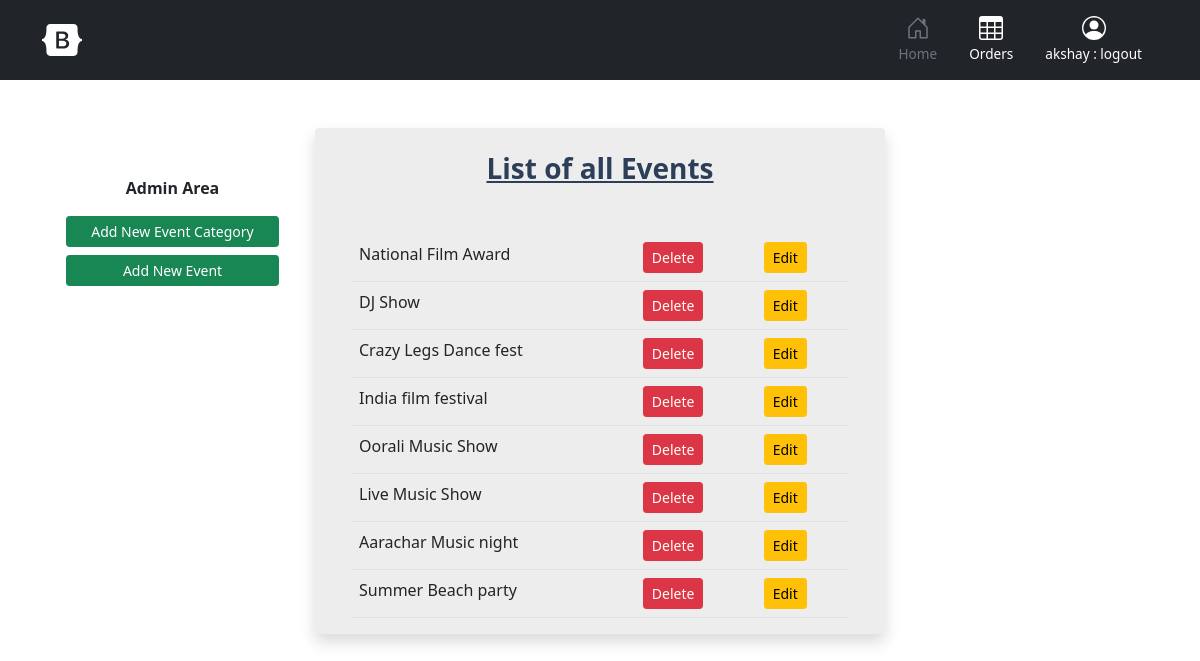
/event/eventedit (signed in), run on the app's committed database.
### event/models.py (models this page shows, shortened)
class Event(models.Model):
    event_name=models.CharField(max_length=100)
    category=models.ForeignKey(EventCategory,on_delete=models.CASCADE)
    team_name=models.CharField(max_length=100,default="No")
    ticket_price=models.IntegerField()
    place=models.CharField(max_length=50)
    time=models.CharField(max_length=50)
    date=models.CharField(max_length=50)
    total_seats=models.IntegerField()
    img=models.ImageField(upload_to='images')

### event/views.py (the view)
# urls.py: path('eventedit',EventEditListAdmin.as_view(),name='eventedit'),
class EventEditListAdmin(TemplateView):
    model = Event
    template_name = 'event/admin_only.html'
    context = {}
    def get(self, request, *args, **kwargs):
        event = self.model.objects.all()
        self.context['events'] = event
        return render(request, self.template_name, self.context)

### event/templates/event/admin_only.html (shortened to what this page needs)
<!DOCTYPE html>
{%extends 'event/base.html'%}
{%block body_block%}
<div class="row">
    <div class="col-12 col-lg-3 mt-5">
        <div class="container">
            <p class="text-center">
                <b>
                Admin Area
                </b>
            </p>
            <div class="d-grid gap-2">
                <a href="{% url 'category' %}" class="btn btn-success btn-sm" >Add New Event Category</a>
                <a href="{% url 'eventcreation' %}" class="btn btn-success btn-sm">Add New Event</a>
            </div>
        </div>
    </div>
    <div class="col-12 col-lg-6  shadow mb-4 rounded" style="background-color:#ededed; ">
        <div class="container">
            <h3 class="mt-4" style="color:#2d3e59">
                <center><b><u> List of all Events </u></b></center>
            </h3>
            <form action="" method="post" class="mt-5">
                <table class="table">
                    {% for event in events %}
                    <tr>
                        <td>
                            {{event.event_name}}
                        </td>
                        <td>
                            <a href="{% url 'deleteeventform' event.id %}" class="btn btn-danger btn-sm">Delete</a>
                        </td>
                        <td>
                            <a href="{% url 'editeventform' event.id %}" class="btn btn-warning btn-sm">Edit</a>
                        </td>
                    </tr>
                    {% endfor %}
                </table>
            </form>
        </div>
    </div>
    <div class="col-12 col-lg-3"></div>
</div>
{% endblock %}

### event/templates/event/base.html (shortened to what this page needs)
<!doctype html>
{%load static%}
<html lang="en">
<head>
    <link href="{%static 'css/assets/dist/css/bootstrap.min.css'%}" rel="stylesheet">
    <link href="{%static 'css/headers.css'%}" rel="stylesheet">
</head>
<body>
<header class="px-3 py-2 bg-dark text-white">
    <div class="container">
        <div class="d-flex flex-wrap align-items-center justify-content-center justify-content-lg-start">
            <a href="{% url 'eventedit' %}"
               class="d-flex align-items-center my-2 my-lg-0 me-lg-auto text-white text-decoration-none">
                <svg class="bi me-2" width="40" height="32">
                    <use xlink:href="#bootstrap"/>
                </svg>
            </a>
            <ul class="nav col-12 col-lg-auto my-2 justify-content-center my-md-0 text-small">
                <li>
                    <a href="{% url 'eventlist' %}" class="nav-link text-secondary">
                        <svg class="bi d-block mx-auto mb-1" width="24" height="24">
                            <use xlink:href="#home"/>
                        </svg>
                        Home
                    </a>
                </li>
                <li>
                    <a href="{% url 'orders'%}" class="nav-link text-white">
                        <svg class="bi d-block mx-auto mb-1" width="24" height="24">
                            <use xlink:href="#table"/>
                        </svg>
                        Orders
                    </a>
                </li>
                <li>
                    <a href="{% url 'logout' %}" class="nav-link text-white">
                        <svg class="bi d-block mx-auto mb-1" width="24" height="24">
                            <use xlink:href="#people-circle"/>
                        </svg>
                        {{request.user}} : logout
                    </a>
                </li>
            </ul>
        </div>
    </div>
</header>
<div class="container mt-5">
    {%block body_block%}
    {% endblock %}
</div>
</body>
</html>

### event/static/css/headers.css (style rules this page uses)
.bi { vertical-align: -.125em; fill: currentColor; }
.text-small { font-size: 85%; }

### data on the page
Event: event_name "National Film Award"
Event: event_name "DJ Show"
Event: event_name "Crazy Legs Dance fest"
Event: event_name "India film festival"
Event: event_name "Oorali Music Show"
Event: event_name "Live Music Show"
Event: event_name "Aarachar Music night"
Event: event_name "Summer Beach party"

### other printed values
{{ request.user }} "akshay"
